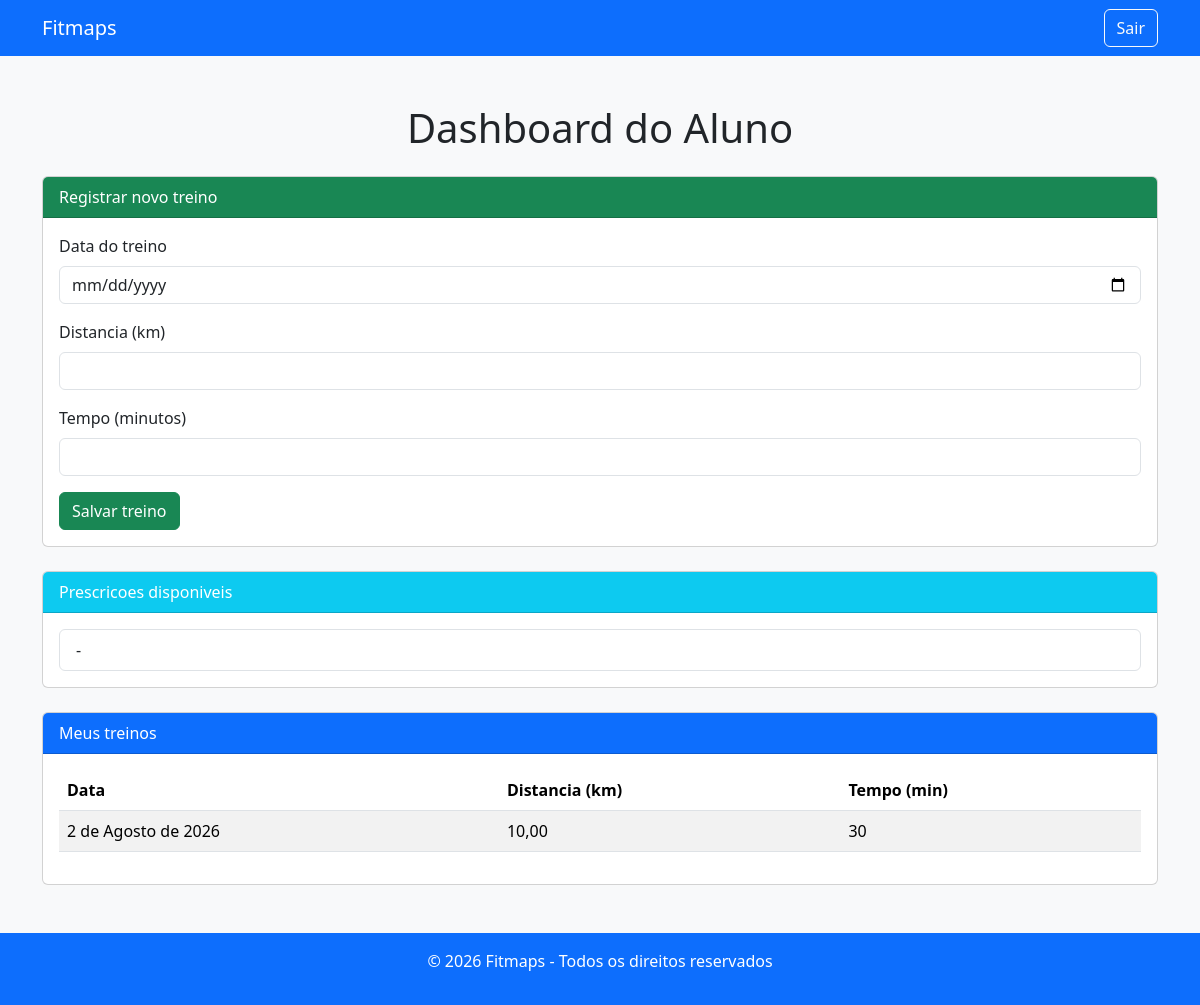
Screenshot of /dashboard/aluno/ (signed in) with the database file from the repository.
### gestao_treinos/models.py (models this page shows, shortened)
class Prescricao(models.Model):
    detalhes = models.TextField(default="Sem detalhes")  # valor padrão

class Treino(models.Model):
    aluno = models.ForeignKey(User, on_delete=models.CASCADE, default=1)  # usuário ID 1 como padrão
    prescricao = models.ForeignKey(Prescricao, on_delete=models.SET_NULL, null=True, blank=True)  # vínculo opcional
    data_treino = models.DateField(auto_now_add=True)  # salva a data automaticamente
    distancia_km = models.DecimalField(max_digits=5, decimal_places=2, default=0.00)
    tempo_minutos = models.PositiveIntegerField(default=0)

### gestao_treinos/views.py (the view, shortened to what this page needs)
# urls.py: path("dashboard/aluno/", views.dashboard_aluno, name="dashboard_aluno"),
@login_required
def dashboard_aluno(request):
    prescricoes = Prescricao.objects.all()
    treinos = Treino.objects.filter(aluno=request.user)
    return render(request, "gestao_treinos/dashboard.html", {
        "prescricoes": prescricoes,
        "treinos": treinos
    })

### gestao_treinos/templates/gestao_treinos/dashboard.html (shortened to what this page needs)
<!DOCTYPE html>
<html lang="pt-br">
<head>
    <link href="https://cdn.jsdelivr.net/npm/bootstrap@5.3.2/dist/css/bootstrap.min.css" rel="stylesheet">
</head>
<body class="bg-light">
    <nav class="navbar navbar-expand-lg navbar-dark bg-primary">
        <div class="container">
            <a class="navbar-brand" href="/">Fitmaps</a>
            <div class="ms-auto">
                <form method="post" action="/logout/" class="d-inline">
                    <button type="submit" class="btn btn-outline-light">Sair</button>
                </form>
            </div>
        </div>
    </nav>
    <div class="container mt-5">
        <h1 class="mb-4 text-center">Dashboard do Aluno</h1>
        <div class="card mb-4">
            <div class="card-header bg-success text-white">
                Registrar novo treino
            </div>
            <div class="card-body">
                <form method="POST">
                    <div class="mb-3">
                        <label for="data_treino" class="form-label">Data do treino</label>
                        <input type="date" class="form-control" id="data_treino" name="data_treino" required>
                    </div>
                    <div class="mb-3">
                        <label for="distancia_km" class="form-label">Distancia (km)</label>
                        <input type="number" step="0.01" class="form-control" id="distancia_km" name="distancia_km" required>
                    </div>
                    <div class="mb-3">
                        <label for="tempo_minutos" class="form-label">Tempo (minutos)</label>
                        <input type="number" class="form-control" id="tempo_minutos" name="tempo_minutos" required>
                    </div>
                    <button type="submit" class="btn btn-success">Salvar treino</button>
                </form>
            </div>
        </div>
        <div class="card mb-4">
            <div class="card-header bg-info text-white">
                Prescricoes disponiveis
            </div>
            <div class="card-body">
                {% if prescricoes %}
                    <ul class="list-group">
                        {% for prescricao in prescricoes %}
                            <li class="list-group-item">
                                <strong>{{ prescricao.nome }}</strong> - {{ prescricao.descricao }}
                            </li>
                        {% endfor %}
                    </ul>
                {% else %}
                    <p class="text-muted">Nenhuma prescricao cadastrada.</p>
                {% endif %}
            </div>
        </div>
        <div class="card">
            <div class="card-header bg-primary text-white">
                Meus treinos
            </div>
            <div class="card-body">
                {% if treinos %}
                    <table class="table table-striped">
                        <thead>
                            <tr>
                                <th>Data</th>
                                <th>Distancia (km)</th>
                                <th>Tempo (min)</th>
                            </tr>
                        </thead>
                        <tbody>
                            {% for treino in treinos %}
                                <tr>
                                    <td>{{ treino.data_treino }}</td>
                                    <td>{{ treino.distancia_km }}</td>
                                    <td>{{ treino.tempo_minutos }}</td>
                                </tr>
                            {% endfor %}
                        </tbody>
                    </table>
                {% else %}
                    <p class="text-muted">Nenhum treino registrado ainda.</p>
                {% endif %}
            </div>
        </div>
    </div>
    <footer class="bg-primary text-white text-center py-3 mt-5">
        <p>&copy; 2026 Fitmaps - Todos os direitos reservados</p>
    </footer>
</body>
</html>

### rows the page displays
Treino: data_treino "2 de Agosto de 2026", distancia_km "10,00", tempo_minutos "30"
